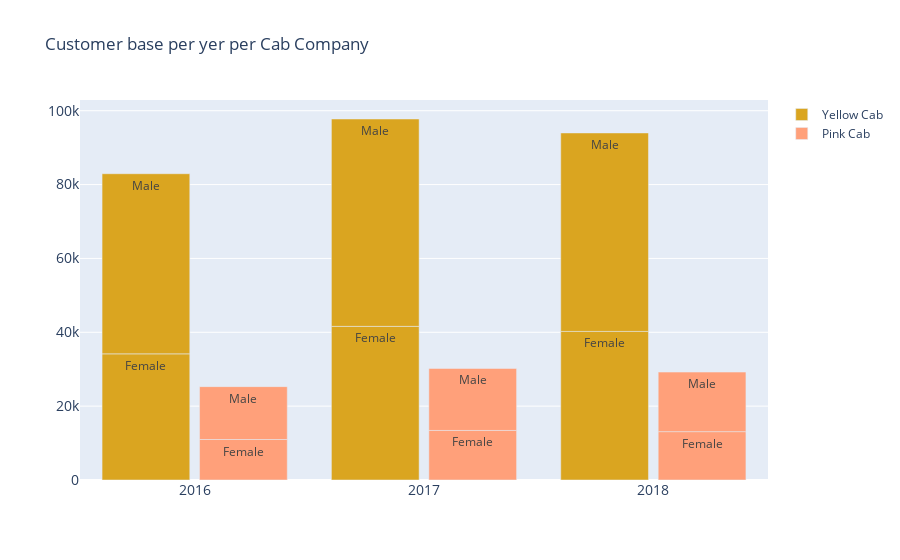

Notebook source saved alongside this figure:
### Code cell
fig = go.Figure()
fig.add_trace(go.Bar(
    x=yellowcab['year'],
    y=yellowcab['customer_id'],
    name='Yellow Cab',
    marker_color='goldenrod',
    text = yellowcab['gender'],
))
fig.add_trace(go.Bar(
    x=pinkcab['year'],
    y=pinkcab['customer_id'],
    name='Pink Cab',
    marker_color='lightsalmon',
    text = pinkcab['gender']
))
fig.update_traces(texttemplate='%{text}', textposition='inside')
fig.update_layout(
    title='Customer base per yer per Cab Company',
    xaxis_tickfont_size=14,
    yaxis_tickfont_size=14,
    
    barmode='group',
    bargap=0.15, # gap between bars of adjacent location coordinates.
    bargroupgap=0.1 # gap between bars of the same location coordinate.
)
fig.show()

### Figure 1 — Plotly figure (JSON) as saved in the notebook; plotly's stock layout.template omitted (floating-point values rounded to 4 significant figures)
{"data": [{"marker": {"color": "goldenrod"}, "name": "Yellow Cab", "text": ["Female", "Male", "Female", "Male", "Female", "Male"], "textposition": "inside", "texttemplate": "%{text}", "type": "bar", "x": [2016, 2016, 2017, 2017, 2018, 2018], "y": [34161, 48776, 41603, 56156, 40236, 53749]}, {"marker": {"color": "lightsalmon"}, "name": "Pink Cab", "text": ["Female", "Male", "Female", "Male", "Female", "Male"], "textposition": "inside", "texttemplate": "%{text}", "type": "bar", "x": [2016, 2016, 2017, 2017, 2018, 2018], "y": [10965, 14320, 13416, 16789, 13099, 16122]}], "layout": {"bargap": 0.15, "bargroupgap": 0.1, "barmode": "group", "title": {"text": "Customer base per yer per Cab Company"}, "xaxis": {"tickfont": {"size": 14}}, "yaxis": {"tickfont": {"size": 14}}}}
